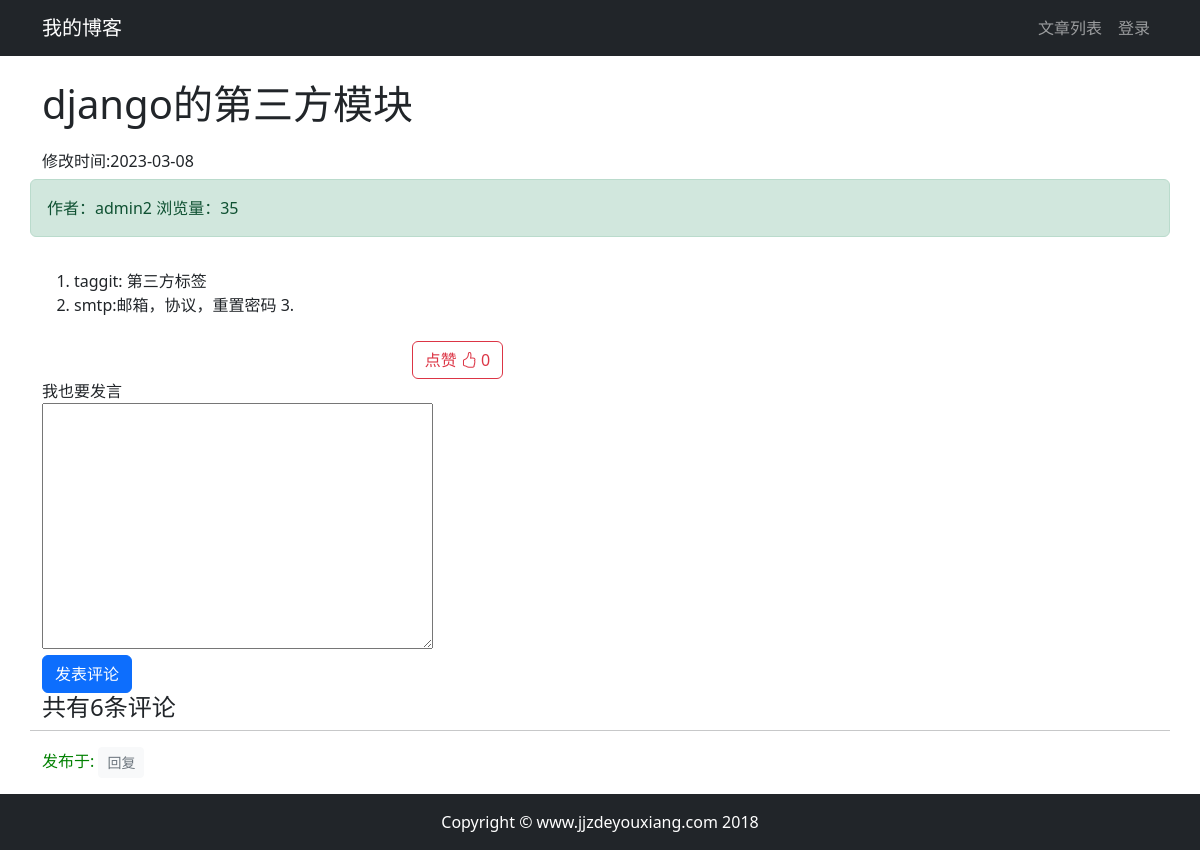
The app's page /article/article_detail/9/ with its own data.
### article/models.py (models this page shows, shortened)
class ArticlePost(models.Model):
    author = models.ForeignKey(User, on_delete=models.CASCADE)
    column = models.ForeignKey(ArticleColumn, on_delete=models.CASCADE, null=True, blank=True, related_name="articles")
    tags = TaggableManager(blank=True)
    total_views = models.PositiveIntegerField(default=0)
    title = models.CharField(max_length=200)
    avatar = models.ImageField(upload_to='article/%Y%m%d', blank=True, null=True)
    likes = models.PositiveIntegerField(default=0)
    def save(self, *args, **kwargs):
        article = super(ArticlePost, self).save(*args, **kwargs)
        return article
    content = models.TextField()
    created_time = models.DateTimeField(default=timezone.now)
    updated_time = models.DateTimeField(auto_now=True)
    class Meta:  # class Meta提供元数据，也就是内部数据，这些信息不是某篇文章私有，而是整张表的共同行为。
        ordering = ('-created_time',)

### article/views.py (the view)
# urls.py: path('article_detail/<int:id>/',views.article_detail,name='article_detail'),
def article_detail(request, id):
    article = ArticlePost.objects.get(id=id)
    article.total_views += 1
    article.save(update_fields=['total_views'])
    md = markdown.Markdown(extensions=[
        'markdown.extensions.extra',
        'markdown.extensions.codehilite',
        'markdown.extensions.toc',
    ])
    article.content = md.convert(article.content)
    article_comments = article.article_comment.all()
    article_comment_form = ArticleCommentForm()
    context = {'article': article, 'toc': md.toc, 'article_comments': article_comments,
               'article_comment_form':article_comment_form}
    return render(request, 'article/detail.html', context)

### comment/forms.py
class ArticleCommentForm(forms.ModelForm):
    class Meta:
        model = ArticleComment
        fields = ['comment']

### article/templates/article/detail.html (shortened to what this page needs)
{% extends "base.html" %}
{% load static %}
{% block content %}
<link rel="stylesheet" href="{% static 'prism/prism.css' %}">
<div class="container">
    <div class="row">
        <h1 class="col-12 mt-4 mb-4">{{ article.title }}</h1>
        <h6 class="col-auto text-center">修改时间:{{ article.updated_time|date:'Y-m-d' }}</h6>
        <div class="col-12 alert alert-success">作者：{{ article.author }}
            浏览量：{{ article.total_views }}
        </div>
    </div>
    <div class="row">
        <div class="col-9 main-content">
            <p>{{ article.content|safe }}</p>
            <div style="text-align:center;" class="mt-4">
                <button class="btn btn-outline-danger"
                        type="button"
                        onclick="validate_is_like(
                                 '{% url 'article:increase_likes' article.id %}',
                                 {{ article.id }},
                                 {{ article.likes }}
                                 )"
                        >
                <span>点赞</span>
                <span>
                    <i class="bi bi-hand-thumbs-up"></i>
                </span>
                <span id="likes_number">
                    {{ article.likes }}
                </span>
                </button>
            </div>
            <form method="post" action="{% url "comment:create_article_comment" article.id %}">
                <div class="form-group">
                    <label for="comment">我也要发言</label>
                    <div>
                        {{ article_comment_form.comment |safe }}
                    </div>
                </div>
                <button type="submit" class="btn btn-primary">发表评论</button>
            </form>
        </div>
        <div class="col-3">
        </div>
    </div>
    <div class="row">
            {% load mptt_tags %}
            <h4>共有{{ article_comments.count }}条评论</h4>
                {% recursetree article_comments %}
                {% with comment=node %}
                <hr>
            <div class="{% if comment.reply_to %} offset-1 col-8
                        {% else %}
                        col-9 {% endif %}" id="comment_elem_{{ comment.id }}" >
                    <span style="color: green">发布于:{{ comment.created|date:"Y-m-d H:i" }}
                             </span>
            {% if user.is_authenticated %}
            <button type="button"
                    class="btn btn-light btn-sm text-muted"
                    onclick="load_modal({{ article.id }},{{ comment.id }})">回复</button>
            {% else %}
            <a class="btn btn-light btn-sm text-muted"
                       href="{% url 'account_login' %}"
                       >回复</a>
            {% endif %}
            </div>
            {% endwith %}
    {% endrecursetree %}
        </div>
</div>
    {% endblock content %}

### records on screen
ArticlePost: title "django的第三方模块", updated_time "2023-03-08", author "admin2", total_views "35", content "taggit: 第三方标签 smtp:邮箱，协议，重置密码 3.", likes "0", count "6"
